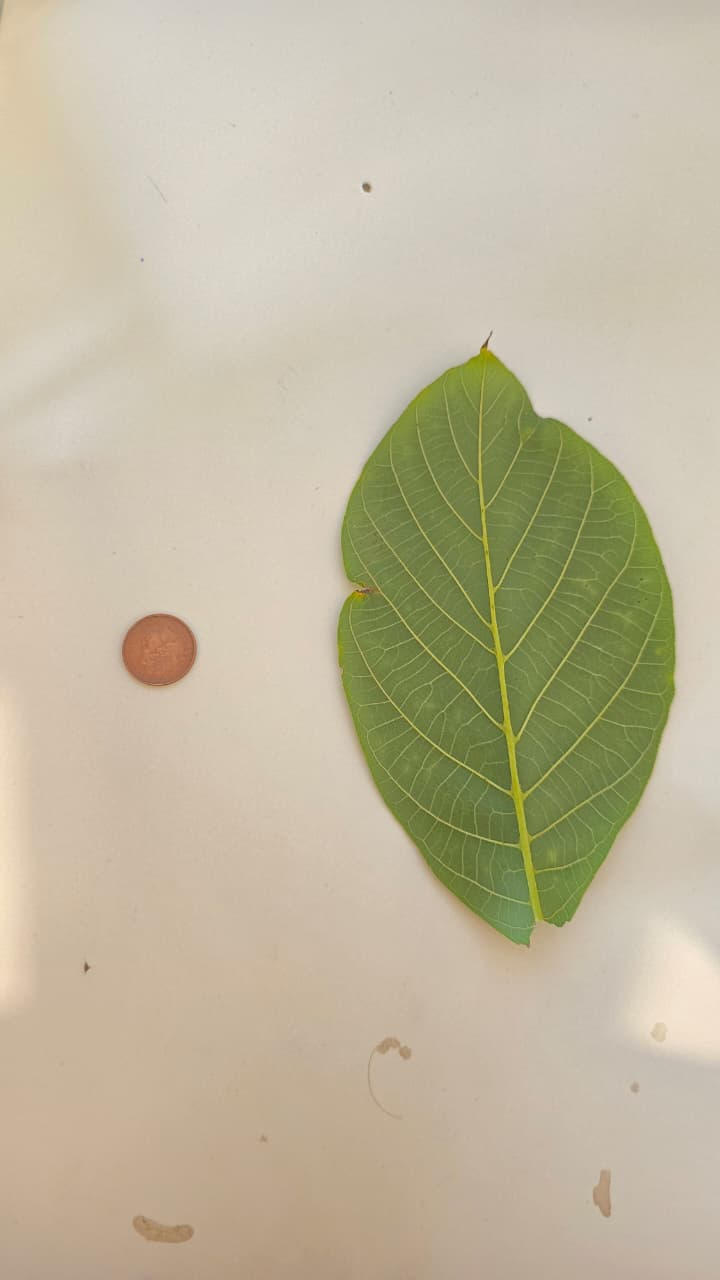
%> input picture leaf_and_coin.jpg, 720 x 1280 px, given in place of image_9.jpg, which was not available
$ octave TaskI.m   (GNU Octave 9; MATLAB toolbox functions it lacks are replaced by stand-ins)
%> lines starting %> are read from the running program, lines starting %| are printed output that depends on the picture; in (x1, y1, x2, y2) boxes, pixels count from 0 and x2, y2 are one past the last pixel; in counts of white or black regions, pixels touching at a corner belong together; the program's own positions count from 1; pictures that were not available may be replaced by others from this repository, and a replacement may not be noted
%> further down, I is the input picture: size 1280x720x3 uint8; mean R, G, B 191.9, 183.5, 158.2
### createMaskMulti1.m
function [BW,maskedRGBImage] = createMaskMulti1(RGB)
%createMask  Threshold RGB image using auto-generated code from colorThresholder app.
%  [BW,MASKEDRGBIMAGE] = createMask(RGB) thresholds image RGB using
%  auto-generated code from the colorThresholder app. The colorspace and
%  range for each channel of the colorspace were set within the app. The
%  segmentation mask is returned in BW, and a composite of the mask and
%  original RGB images is returned in maskedRGBImage.

% Auto-generated by colorThresholder app on 12-Nov-2025
%------------------------------------------------------


% Convert RGB image to chosen color space
I = rgb2hsv(RGB);
%> I: size 1280x720x3 double; mean H, S, V 0.119, 0.203, 0.761

% Define thresholds for channel 1 based on histogram settings
channel1Min = 0.169;
channel1Max = 0.505;

% Define thresholds for channel 2 based on histogram settings
channel2Min = 0.188;
channel2Max = 1.000;

% Define thresholds for channel 3 based on histogram settings
channel3Min = 0.406;
channel3Max = 1.000;

% Create mask based on chosen histogram thresholds
sliderBW = (I(:,:,1) >= channel1Min ) & (I(:,:,1) <= channel1Max) & ...
    (I(:,:,2) >= channel2Min ) & (I(:,:,2) <= channel2Max) & ...
    (I(:,:,3) >= channel3Min ) & (I(:,:,3) <= channel3Max);
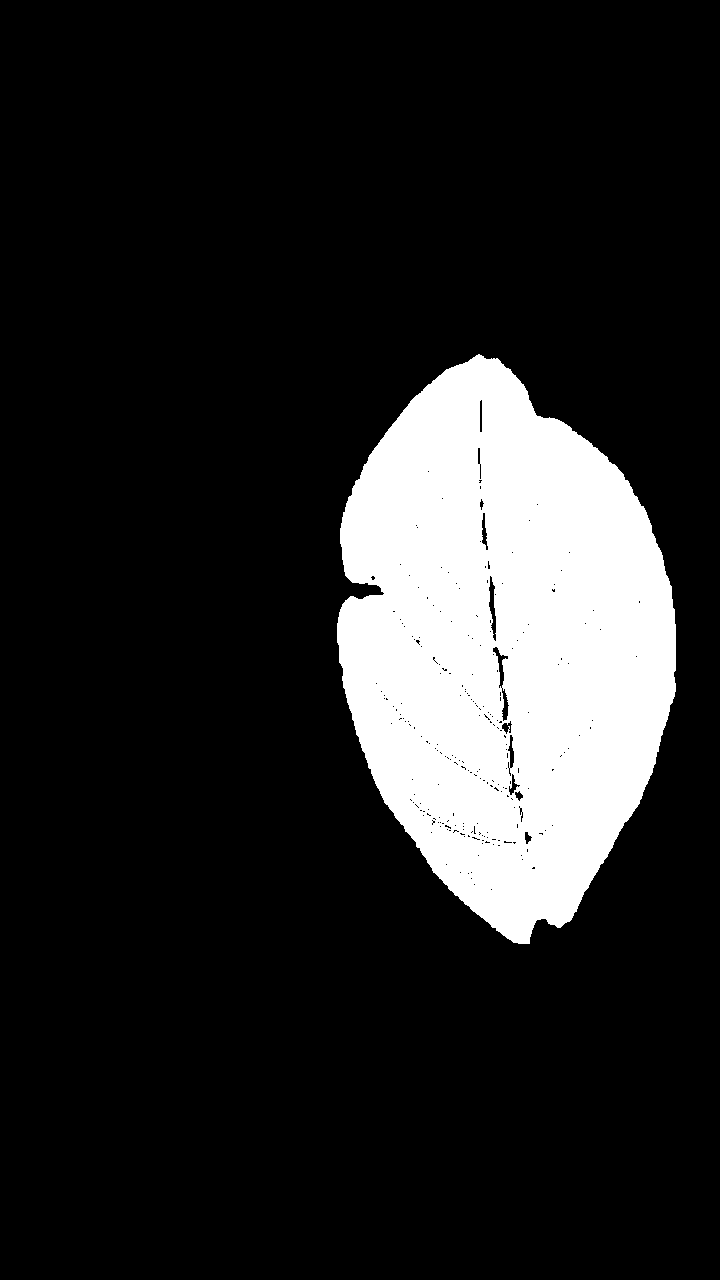
%> sliderBW: size 1280x720 logical; 15.1% white; 1 white region, box (x1, y1, x2, y2) and area: (337, 354, 676, 944) 139354
BW = sliderBW;

% Initialize output masked image based on input image.
maskedRGBImage = RGB;

% Set background pixels where BW is false to zero.
maskedRGBImage(repmat(~BW,[1 1 3])) = 0;

end

### TaskI.m
%% Task I – Multi-Leaf Analysis

clc;
clear;
close all;
%% Task C..I for one image out of 25

%% Example image load - image 9
folder = 'multi_leaf_images';
imageName = 'image_9.jpg';
I = imread(fullfile("C:\Users\dheer\OneDrive\Desktop\multi_leaf_images\image_9.jpg"));

figure; imshow(I);
title('Input Image – image\_9');

%%  1. Leaf segmentation using your trained mask
[BW_multi, maskedMulti] = createMaskMulti1(I);

figure;
subplot(1,2,1); imshow(BW_multi); title('Initial Leaf Mask');
subplot(1,2,2); imshow(maskedMulti); title('Masked Output');

%% 2. Clean segmentation mask
se = strel('disk',5);
BW_clean = imfill(BW_multi,'holes');
%> BW_clean: size 1280x720 logical; 15.3% white; 1 white region, box (x1, y1, x2, y2) and area: (337, 354, 676, 944) 141015
BW_clean = imopen(BW_clean,se);
%> BW_clean: size 1280x720 logical; 15.3% white; 1 white region, box (x1, y1, x2, y2) and area: (337, 355, 676, 944) 140948
BW_clean = imclose(BW_clean,se);
%> BW_clean: size 1280x720 logical; 15.3% white; 1 white region, box (x1, y1, x2, y2) and area: (337, 355, 676, 944) 140991
BW_clean = bwareaopen(BW_clean,1000);

figure; imshow(BW_clean);
title('Cleaned Leaf Mask');

%% 3. COIN detection using Hough Transform
grayI = rgb2gray(I);
grayI = imadjust(grayI);

[centers, radii, metric] = imfindcircles(grayI,[20 120], ...
                                         'Sensitivity',0.92, ...
                                         'EdgeThreshold',0.05);
%> centers = [160.5 649.5; 406.5 1077.3; 308.1 591.5; 702.3 719.3; 542.4 647.9; 515.4 513.6; 566.1 384; 170.6 1192.3; 570.8 770.6; 704.9 638.8; 403.3 891.5]; radii = [29.48; 34.73; 38.96; 32.19; 29.57; 22.12; 45.36; 35.04; 21.45; 28.81; 29.74]; metric = [0.176; 0.0974; 0.0972; 0.0782; 0.0777; 0.0775; 0.0741; 0.0735; 0.0682; 0.062; 0.06]

BW_coin = false(size(grayI));

if ~isempty(centers)
    [~, idx] = max(metric);
%> idx = 1
    coinCenter = centers(idx,:);
%> coinCenter = [160.5 649.5]
    coinRadius = radii(idx);
%> coinRadius = 29.48

    [X,Y] = meshgrid(1:size(I,2), 1:size(I,1));
    BW_coin = (X - coinCenter(1)).^2 + (Y - coinCenter(2)).^2 <= (coinRadius+5).^2;
%> BW_coin: size 1280x720 logical; 0.4% white; 1 white region, box (x1, y1, x2, y2) and area: (125, 615, 194, 684) 3719

else
    warning('⚠ Coin not detected in image_24');
end

figure; imshow(BW_coin); title('Detected Coin Mask');

%%  4. Removing coin from leaf mask
BW_leafOnly = BW_clean & ~BW_coin;

figure; imshow(BW_leafOnly);
title('Leaf Mask After Removing Coin');

%%  5. Labeling leaves
BW_leafOnly = imfill(BW_leafOnly,'holes');
BW_leafOnly = bwareaopen(BW_leafOnly,1500);

[L, numLeaves] = bwlabel(BW_leafOnly);
%> L: size 1280x720 double; values 0 (black) and 1 (white), 15.3% white; 1 white region
%> numLeaves = 1
leafStats = regionprops(L,'Area','Perimeter','BoundingBox','PixelIdxList');
%> leafStats = 1 region; box (x1, y1, x2, y2), Area and Perimeter: (337, 355, 676, 944) 140991 1532

figure; imshow(labeloverlay(I,L));
title(sprintf('Labelled Leaves – %d total', numLeaves));

%% 6.  all metrics (Area, Perimeter, GLI, Damage)
 R = double(I(:,:,1)); G = double(I(:,:,2)); B = double(I(:,:,3));
%> after `B = double(I(:,:,3))`:
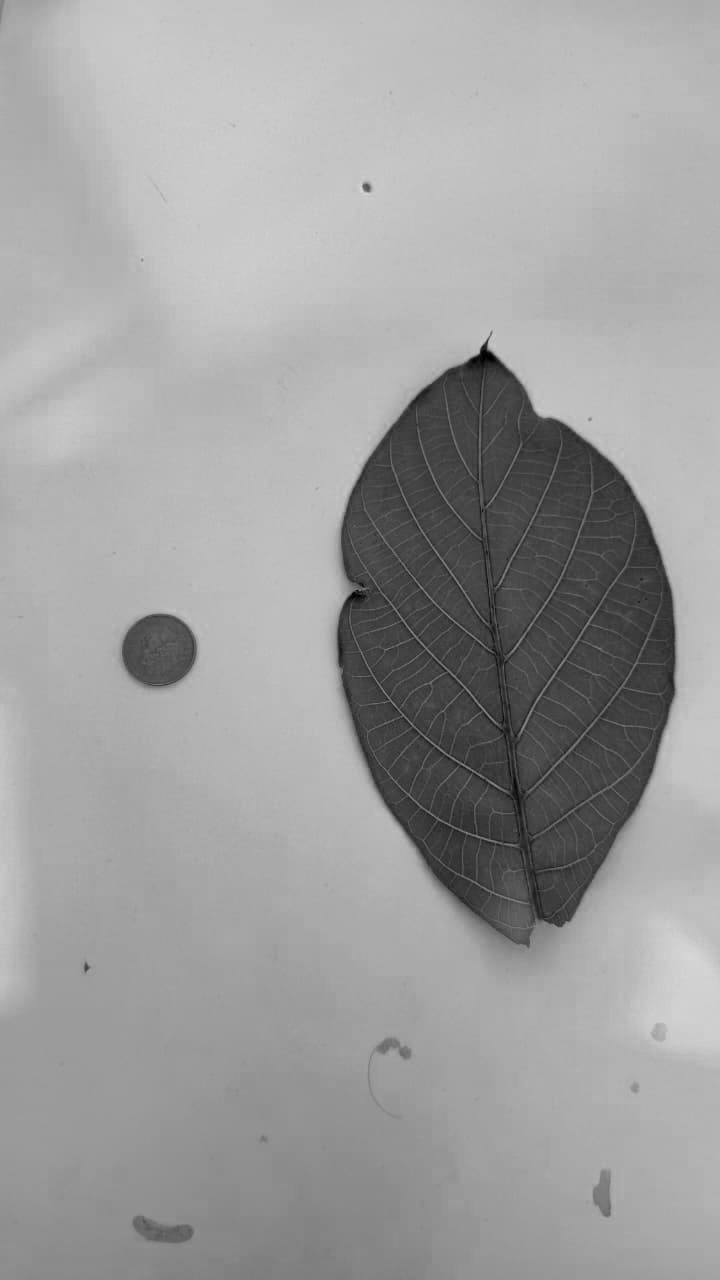
%> B: size 1280x720 double; min 0, max 219, mean 158.2

GLI_vals = zeros(numLeaves,1);
area_vals = zeros(numLeaves,1);
perim_vals = zeros(numLeaves,1);
damage_vals = zeros(numLeaves,1);

% scale factor (mm per pixel)
if ~isempty(centers)
    px_to_mm = 20.3 / (2*coinRadius);
%> px_to_mm = 0.344
else
    px_to_mm = NaN;
end

for n = 1:numLeaves
    mask_n = (L == n);

    % GLI
    GLI_vals(n) = mean((2*G(mask_n)-R(mask_n)-B(mask_n)) ./ ...
                       (2*G(mask_n)+R(mask_n)+B(mask_n)));

    % area + perimeter
    area_vals(n)  = leafStats(n).Area * px_to_mm^2;
    perim_vals(n) = leafStats(n).Perimeter * px_to_mm;

    % damage % (convex hull loss)
    CH = bwconvhull(mask_n);
    hullArea = sum(CH(:));
    leafArea = leafStats(n).Area;
    damage_vals(n) = 100 * (hullArea - leafArea) / hullArea;
end
%> this loop made 1 pass
%> (hullArea, leafArea) on pass 1: (143853, 140991)

%% 7. FINAL ANNOTATED OUTPUT
RGB_annot = labeloverlay(I,L);

figure; imshow(RGB_annot); hold on;
title('Final Annotated Output – image\_24');

for n = 1:numLeaves
    bb = leafStats(n).BoundingBox;

    annotationText = sprintf( ...
        'Leaf %d\nArea: %.0f mm^2\nPerim: %.1f mm\nGLI: %.2f\nDamage: %.1f%%', ...
         n, area_vals(n), perim_vals(n), GLI_vals(n), damage_vals(n));

    text(bb(1), bb(2)-15, annotationText, ...
        'Color','yellow','FontSize',9,'FontWeight','bold', ...
        'BackgroundColor','black','Margin',2);
end
%> this loop made 1 pass
%> bb on pass 1: [337.5 355.5 339 589]
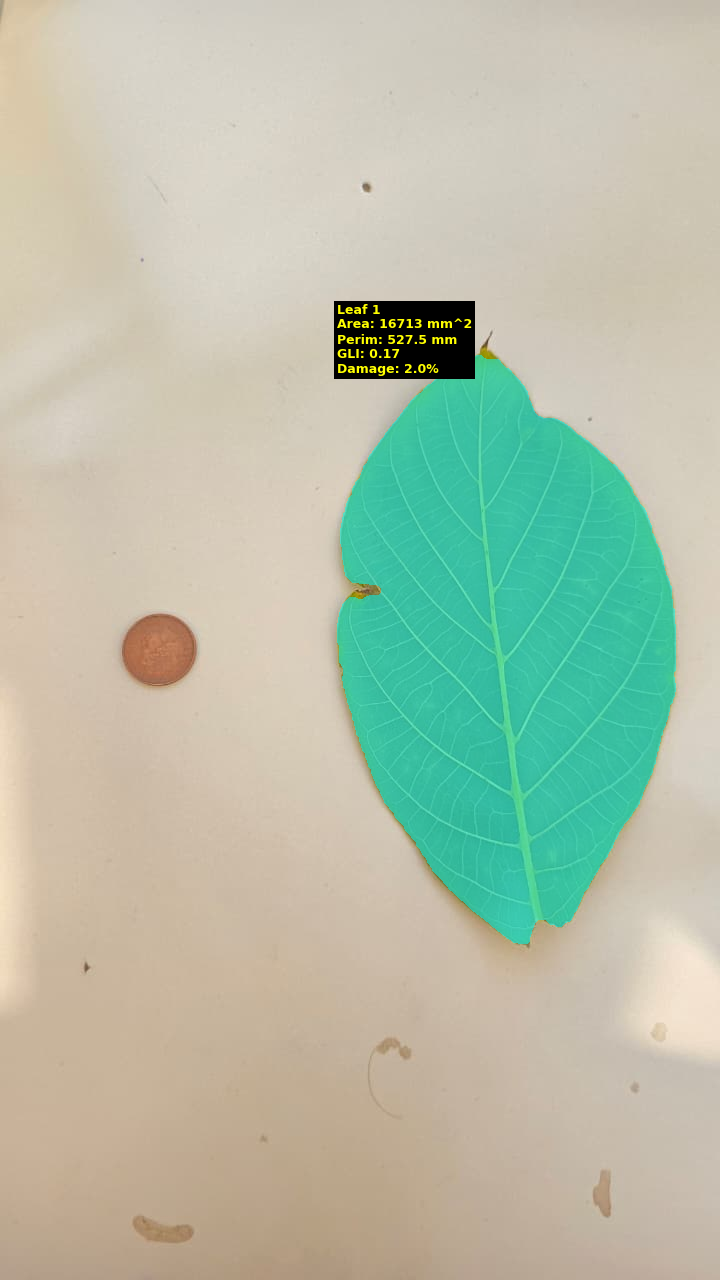
%> figure redrawn from the program's plot data; its title reads 'Final Annotated Output – image_24'


%% Task I for the rest of 25 images
imageFolder = "C:\Users\dheer\OneDrive\Desktop\multi_leaf_images";
imageFiles = dir(fullfile(imageFolder,'*.jpg'))

length(imageFiles)
coin_diam_mm = 20.3;
results = [];

for k = 1:length(imageFiles)
    fname = imageFiles(k).name;
    fprintf('\nProcessing %s\n', fname);
    I = imread(fullfile(imageFolder, fname));

    %%  1. Segment leaves using your Color Thresholder function
    %% created mask using colour threshold app.
    [BW_multi, maskedMulti] = createMaskMulti1(I);

    %%  2. mask cleaning
    se = strel('disk',5);
    BW_multi = imfill(BW_multi,'holes');
    BW_multi = imopen(BW_multi,se);
    BW_multi = imclose(BW_multi,se);
    BW_multi = bwareaopen(BW_multi,1000);

    %%  3.Hough Transformation forthe coin detection and removal
    grayI = rgb2gray(I);
    grayI = imadjust(grayI);

    % Detection of circular coin
    [centers, radii, metric] = imfindcircles(grayI,[20 120], ...
                                             'Sensitivity',0.92, ...
                                             'EdgeThreshold',0.05);

    BW_coin = false(size(grayI));

    if ~isempty(centers)
        fprintf("Coin detected using Hough Transform.\n");

        % strongest circle
        [~, idx] = max(metric);
        coinCenter = centers(idx,:);
        coinRadius = radii(idx);

        % building circular mask
        [X,Y] = meshgrid(1:size(I,2), 1:size(I,1));
        BW_coin = (X - coinCenter(1)).^2 + (Y - coinCenter(2)).^2 <= (coinRadius + 5).^2;

    else
        warning('⚠️  No coin detected by Hough Transform in %s. Scaling skipped.', fname);
    end

    %% Removing the coin completely from leaf mask
    BW_multi = BW_multi & ~BW_coin;

    %% 4. Relabeling leaves after coin removal
    BW_multi = imfill(BW_multi,'holes');
    BW_multi = bwareaopen(BW_multi,1500);

    [L, numLeaves] = bwlabel(BW_multi);
    fprintf('Detected %d leaves (after Hough-based coin removal)\n', numLeaves);
%| Detected 1 leaves (after Hough-based coin removal)

    %% 5. Scale calculation
    if ~isempty(centers)
        coin_diam_px = 2 * coinRadius;
%> coin_diam_px = 58.96
        px_to_mm = coin_diam_mm / coin_diam_px;
        fprintf('Scale factor = %.4f mm/pixel\n', px_to_mm);
%| Scale factor = 0.3443 mm/pixel
    else
        px_to_mm = NaN;
    end

    %% 6. Leaf measurement
    leafStats  = regionprops(L,'Area','Perimeter','BoundingBox','PixelIdxList');
    R = double(I(:,:,1)); G = double(I(:,:,2)); B = double(I(:,:,3));

    GLI_vals   = zeros(numLeaves,1);
    area_vals  = zeros(numLeaves,1);
    perim_vals = zeros(numLeaves,1);

    for n = 1:numLeaves
        mask_n = (L == n);

        % GLI
        GLI_vals(n) = mean((2*G(mask_n)-R(mask_n)-B(mask_n)) ./ ...
                           (2*G(mask_n)+R(mask_n)+B(mask_n)));

        % Area & perimeter (in mm)
        area_vals(n)  = leafStats(n).Area * px_to_mm^2;
        perim_vals(n) = leafStats(n).Perimeter * px_to_mm;

        % saved cropped leaf
        cropped = I .* uint8(mask_n);
        outName = sprintf('leaf%02d_from_%s.png', n, erase(fname,'.jpg'));
        imwrite(cropped, fullfile(imageFolder, outName));
    end
%> this loop made 1 pass
%> outName on pass 1: 'leaf01_from_leaf_and_coin.png'

    %%  7. Ranking
    [~, rankArea] = sort(area_vals,'descend');
%> rankArea = 1
    [~, rankGLI]  = sort(GLI_vals,'descend');
%> rankGLI = 1
    fprintf('Ranking by area → %s\n', mat2str(rankArea));
%| Ranking by area → 1
    fprintf('Ranking by GLI  → %s\n', mat2str(rankGLI));
%| Ranking by GLI  → 1

    %% 8. Annotation
    RGB_annot = labeloverlay(I,L);
    figure; imshow(RGB_annot);
    title(sprintf('%s – %d Leaves Detected', fname, numLeaves)); hold on;
    for n = 1:numLeaves
        s = leafStats(n);
        text(s.BoundingBox(1)+5, s.BoundingBox(2)-10, ...
             sprintf('Leaf %d | %.0f mm² | GLI %.2f', ...
             n, area_vals(n), GLI_vals(n)), ...
             'Color','yellow','FontSize',9,'FontWeight','bold');
    end
%> this loop made 1 pass
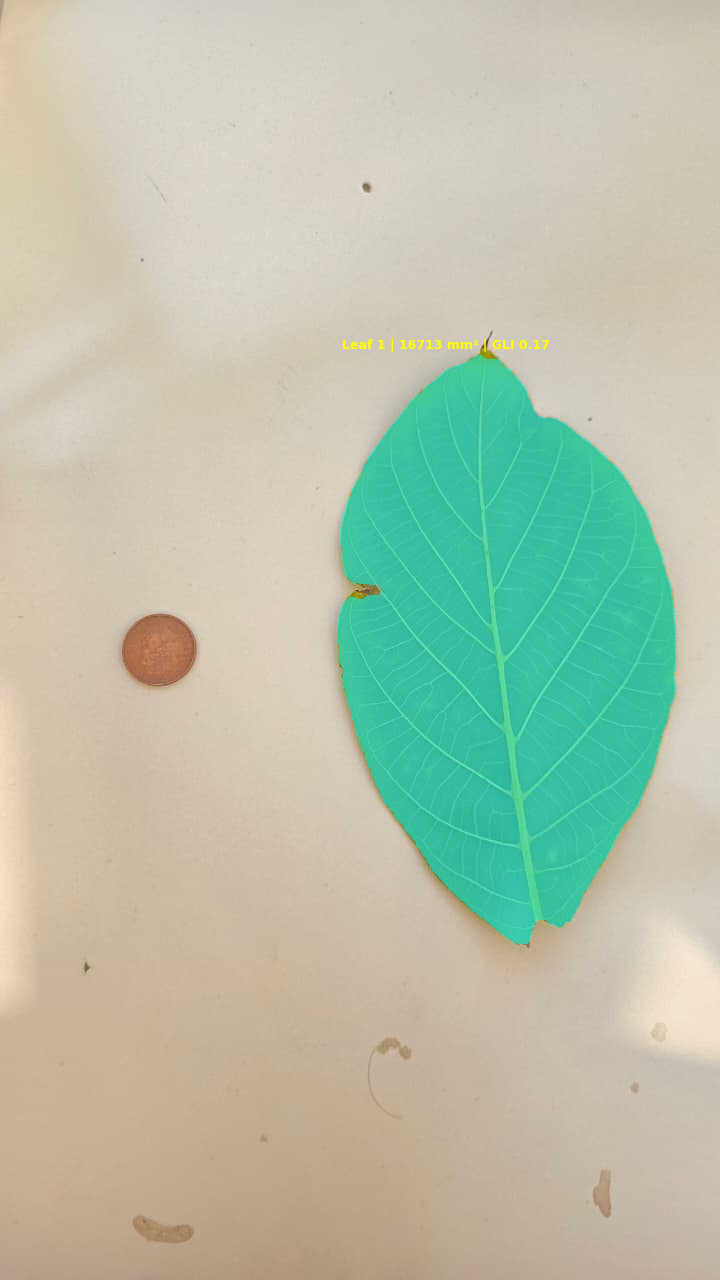
%> figure redrawn from the program's plot data; its title reads 'leaf_and_coin.jpg – 1 Leaves Detected'
    hold off;

    %% 9. Results
    if numLeaves>0
        T = table(repmat({fname},numLeaves,1), (1:numLeaves)', ...
            area_vals(:), perim_vals(:), GLI_vals(:), ...
            'VariableNames',{'Image','LeafID','Area_mm2','Perimeter_mm','GLI'});
%> T = {LeafID 1, Area_mm2 16713, Perimeter_mm 527.5, GLI 0.175}
%> (the run ends here)
